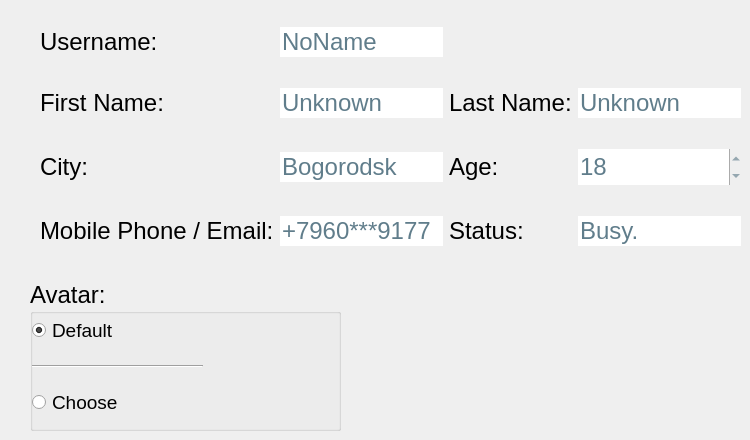
     <widget class="QWidget" name="page">
      <widget class="QGroupBox" name="groupBox">
       <property name="geometry">
        <rect>
         <x>30</x>
         <y>280</y>
         <width>311</width>
         <height>151</height>
        </rect>
       </property>
       <property name="font">
        <font>
         <family>Lucida Grande</family>
         <pointsize>18</pointsize>
        </font>
       </property>
       <property name="title">
        <string>Avatar:</string>
       </property>
       <widget class="QLabel" name="avatar_label">
        <property name="geometry">
         <rect>
          <x>170</x>
          <y>20</y>
          <width>140</width>
          <height>140</height>
         </rect>
        </property>
        <property name="maximumSize">
         <size>
          <width>140</width>
          <height>140</height>
         </size>
        </property>
        <property name="text">
         <string/>
        </property>
        <property name="pixmap">
         <pixmap resource="resource.qrc">:/Avatars/Resource/Avatars/5.jpg</pixmap>
        </property>
        <property name="scaledContents">
         <bool>true</bool>
        </property>
        <property name="alignment">
         <set>Qt::AlignCenter</set>
        </property>
       </widget>
       <widget class="QWidget" name="layoutWidget">
        <property name="geometry">
         <rect>
          <x>2</x>
          <y>22</y>
          <width>171</width>
          <height>131</height>
         </rect>
        </property>
        <layout class="QVBoxLayout" name="verticalLayout_4">
         <item>
          <widget class="QRadioButton" name="radioButton">
           <property name="font">
            <font>
             <pointsize>14</pointsize>
            </font>
           </property>
           <property name="text">
            <string>Default</string>
           </property>
           <property name="checked">
            <bool>true</bool>
           </property>
          </widget>
         </item>
         <item>
          <widget class="Line" name="line_2">
           <property name="orientation">
            <enum>Qt::Horizontal</enum>
           </property>
          </widget>
         </item>
         <item>
          <widget class="QRadioButton" name="radioButton_2">
           <property name="font">
            <font>
             <pointsize>14</pointsize>
            </font>
           </property>
           <property name="text">
            <string>Choose</string>
           </property>
          </widget>
         </item>
        </layout>
       </widget>
      </widget>
      <widget class="QWidget" name="formLayoutWidget">
       <property name="geometry">
        <rect>
         <x>40</x>
         <y>10</y>
         <width>701</width>
         <height>253</height>
        </rect>
       </property>
       <layout class="QGridLayout" name="gridLayout">
        <property name="horizontalSpacing">
         <number>-1</number>
        </property>
        <property name="verticalSpacing">
         <number>14</number>
        </property>
        <item row="1" column="1">
         <widget class="QLineEdit" name="lineEdit">
          <property name="font">
           <font>
            <family>Lucida Grande</family>
            <pointsize>18</pointsize>
           </font>
          </property>
          <property name="styleSheet">
           <string notr="true">border-top-color: rgb(255, 255, 255);
border-color: rgb(85, 170, 255);
color: rgb(96, 125, 139);</string>
          </property>
          <property name="text">
           <string>Unknown</string>
          </property>
          <property name="frame">
           <bool>false</bool>
          </property>
          <property name="cursorPosition">
           <number>7</number>
          </property>
         </widget>
        </item>
        <item row="3" column="0">
         <widget class="QLabel" name="cityLabel">
          <property name="font">
           <font>
            <family>Lucida Grande</family>
            <pointsize>18</pointsize>
           </font>
          </property>
          <property name="text">
           <string>City:</string>
          </property>
         </widget>
        </item>
        <item row="1" column="3">
         <widget class="QLineEdit" name="lineEdit_2">
          <property name="font">
           <font>
            <family>Lucida Grande</family>
            <pointsize>18</pointsize>
           </font>
          </property>
          <property name="styleSheet">
           <string notr="true">border-top-color: rgb(255, 255, 255);
border-color: rgb(85, 170, 255);
color: rgb(96, 125, 139);</string>
          </property>
          <property name="text">
           <string>Unknown</string>
          </property>
          <property name="frame">
           <bool>false</bool>
          </property>
         </widget>
        </item>
        <item row="0" column="1">
         <widget class="QLineEdit" name="usernameEdit">
          <property name="font">
           <font>
            <family>Lucida Grande</family>
            <pointsize>18</pointsize>
           </font>
          </property>
          <property name="styleSheet">
           <string notr="true">border-top-color: rgb(255, 255, 255);
border-color: rgb(85, 170, 255);
color: rgb(96, 125, 139);</string>
          </property>
          <property name="text">
           <string>NoName</string>
          </property>
          <property name="frame">
           <bool>false</bool>
          </property>
         </widget>
        </item>
        <item row="5" column="0">
         <widget class="QLabel" name="label_3">
          <property name="font">
           <font>
            <family>Lucida Grande</family>
            <pointsize>18</pointsize>
           </font>
          </property>
          <property name="text">
           <string>Mobile Phone / Email:</string>
          </property>
         </widget>
        </item>
        <item row="5" column="1">
         <widget class="QLineEdit" name="lineEdit_4">
          <property name="font">
           <font>
            <family>Lucida Grande</family>
            <pointsize>18</pointsize>
           </font>
          </property>
          <property name="styleSheet">
           <string notr="true">border-top-color: rgb(255, 255, 255);
border-color: rgb(85, 170, 255);
color: rgb(96, 125, 139);</string>
          </property>
          <property name="text">
           <string>+7960***9177</string>
          </property>
          <property name="frame">
           <bool>false</bool>
          </property>
         </widget>
        </item>
        <item row="3" column="1">
         <widget class="QLineEdit" name="lineEdit_3">
          <property name="font">
           <font>
            <family>Lucida Grande</family>
            <pointsize>18</pointsize>
           </font>
          </property>
          <property name="styleSheet">
           <string notr="true">border-top-color: rgb(255, 255, 255);
border-color: rgb(85, 170, 255);
color: rgb(96, 125, 139);</string>
          </property>
          <property name="text">
           <string>Bogorodsk</string>
          </property>
          <property name="frame">
           <bool>false</bool>
          </property>
         </widget>
        </item>
        <item row="0" column="0">
         <widget class="QLabel" name="username_label">
          <property name="font">
           <font>
            <family>Lucida Grande</family>
            <pointsize>18</pointsize>
           </font>
          </property>
          <property name="text">
           <string>Username:</string>
          </property>
         </widget>
        </item>
        <item row="1" column="0">
         <widget class="QLabel" name="firstName">
          <property name="font">
           <font>
            <family>Lucida Grande</family>
            <pointsize>18</pointsize>
           </font>
          </property>
          <property name="text">
           <string>First Name:</string>
          </property>
         </widget>
        </item>
        <item row="1" column="2">
         <widget class="QLabel" name="lastName">
          <property name="font">
           <font>
            <family>Lucida Grande</family>
            <pointsize>18</pointsize>
           </font>
          </property>
          <property name="text">
           <string>Last Name:</string>
          </property>
         </widget>
        </item>
        <item row="3" column="2">
         <widget class="QLabel" name="label_2">
          <property name="font">
           <font>
            <family>Lucida Grande</family>
            <pointsize>18</pointsize>
           </font>
          </property>
          <property name="text">
           <string>Age:</string>
          </property>
         </widget>
        </item>
        <item row="3" column="3">
         <widget class="QSpinBox" name="spinBox">
          <property name="font">
           <font>
            <family>Lucida Grande</family>
            <pointsize>18</pointsize>
           </font>
          </property>
          <property name="styleSheet">
           <string notr="true">border-top-color: rgb(255, 255, 255);
border-color: rgb(85, 170, 255);
color: rgb(96, 125, 139);</string>
          </property>
          <property name="frame">
           <bool>false</bool>
          </property>
          <property name="value">
           <number>18</number>
          </property>
         </widget>
        </item>
        <item row="5" column="2">
         <widget class="QLabel" name="label_4">
          <property name="font">
           <font>
            <family>Lucida Grande</family>
            <pointsize>18</pointsize>
           </font>
          </property>
          <property name="text">
           <string>Status:</string>
          </property>
         </widget>
        </item>
        <item row="5" column="3">
         <widget class="QLineEdit" name="lineEdit_5">
          <property name="font">
           <font>
            <family>Lucida Grande</family>
            <pointsize>18</pointsize>
           </font>
          </property>
          <property name="styleSheet">
           <string notr="true">border-top-color: rgb(255, 255, 255);
border-color: rgb(85, 170, 255);
color: rgb(96, 125, 139);</string>
          </property>
          <property name="text">
           <string>Busy.</string>
          </property>
          <property name="frame">
           <bool>false</bool>
          </property>
         </widget>
        </item>
       </layout>
      </widget>
     </widget>
